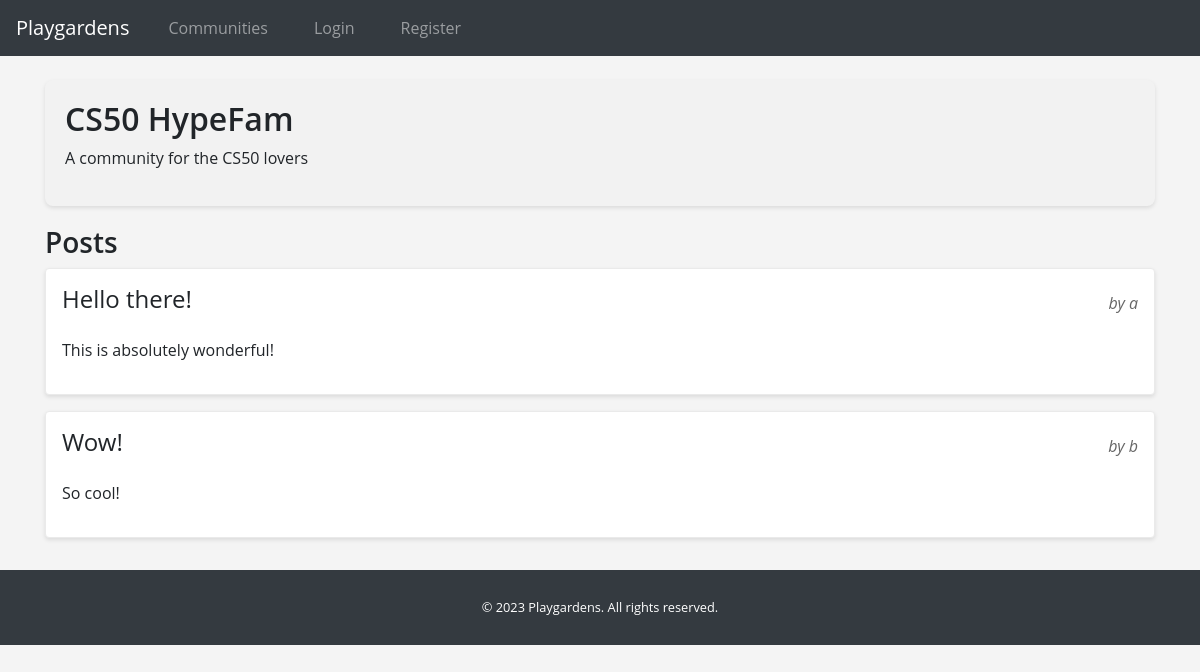
/community/1, run on the app's committed database.
### models.py (models this page shows, shortened)
class Community(db.Model):
    id = db.Column(db.Integer, primary_key=True)
    name = db.Column(db.String(100), nullable=False, unique=True)
    description = db.Column(db.Text, nullable=False)
    posts = db.relationship('Post', backref='community', lazy=True)
    members = db.relationship('User', secondary=membership_table, backref='communities')

class Post(db.Model):
    id = db.Column(db.Integer, primary_key=True)
    title = db.Column(db.String(100), nullable=False)
    content = db.Column(db.Text, nullable=False)
    community_id = db.Column(db.Integer, db.ForeignKey('community.id'), nullable=False)
    author_id = db.Column(db.Integer, db.ForeignKey('user.id'), nullable=False)
    author = db.relationship('User', backref='posts')

class User(db.Model):
    id = db.Column(db.Integer, primary_key=True)
    username = db.Column(db.String(80), unique=True, nullable=False)
    email = db.Column(db.String(120), unique=True, nullable=False)
    password_hash = db.Column(db.String(128))
    bio = db.Column(db.Text(), nullable=True)
    location = db.Column(db.String(100), nullable=True)

### app.py (the view)
@app.route('/community/<int:community_id>')
def community(community_id):
    community = Community.query.get_or_404(community_id)
    posts = Post.query.filter_by(community_id=community.id).all()
    post_form = PostForm()
    join_form = JoinForm()  # Make sure you have imported this form at the top
    user_is_member = False
    if 'user_id' in session:
        user = User.query.get(session['user_id'])
        user_is_member = user in community.members  # This checks if the user object is in the members list
    return render_template('community.html', community=community, posts=posts, post_form=post_form, join_form=join_form, user_is_member=user_is_member)

### app.py (called while the page is built)
@app.before_request
def load_user():
    user_id = session.get('user_id')
    if user_id is not None:
        g.user = User.query.get(user_id)
    else:
        g.user = None

### templates/community.html (shortened to what this page needs)
{% extends "base.html" %}
{% block content %}
<div class="community-header">
    <h2>{{ community.name }}</h2>
    <p>{{ community.description }}</p>
</div>
<section class="posts-section">
    <h3>Posts</h3>
    {% for post in community.posts %}
    <div class="post-card">
        <div class="post-header">
            <h4>{{ post.title }}</h4>
            <span class="post-author">by {{ post.author.username }}</span>
        </div>
        <p>{{ post.content }}</p>
    </div>
    {% endfor %}
</section>
{% endblock %}

### static/css/style.css (style rules this page uses)
body { font-family: Arial, sans-serif; margin: 0; padding: 0; background-color: #f4f4f4; }
body { font-family: 'Open Sans', sans-serif; }
h1, h2, h3 { font-weight: 600; }
.community-header { background-color: #f2f2f2; padding: 20px; border-radius: 8px; margin-bottom: 20px; box-shadow: 0 2px 4px rgba(0,0,0,0.1); }
.posts-section { margin-bottom: 2rem; }
.post-card { background: #ffffff; border: 1px solid #eaeaea; padding: 1rem; margin-bottom: 1rem; border-radius: 4px; box-shadow: 0 2px 4px rgba(0,0,0,0.1); }
.post-header { display: flex; justify-content: space-between; align-items: center; margin-bottom: 1rem; }
.post-author { font-style: italic; color: #666; }

### data on the page
Community: name "CS50 HypeFam", description "A community for the CS50 lovers"
Post: title "Hello there!", author.username "a", content "This is absolutely wonderful!"
Post: title "Wow!", author.username "b", content "So cool!"
